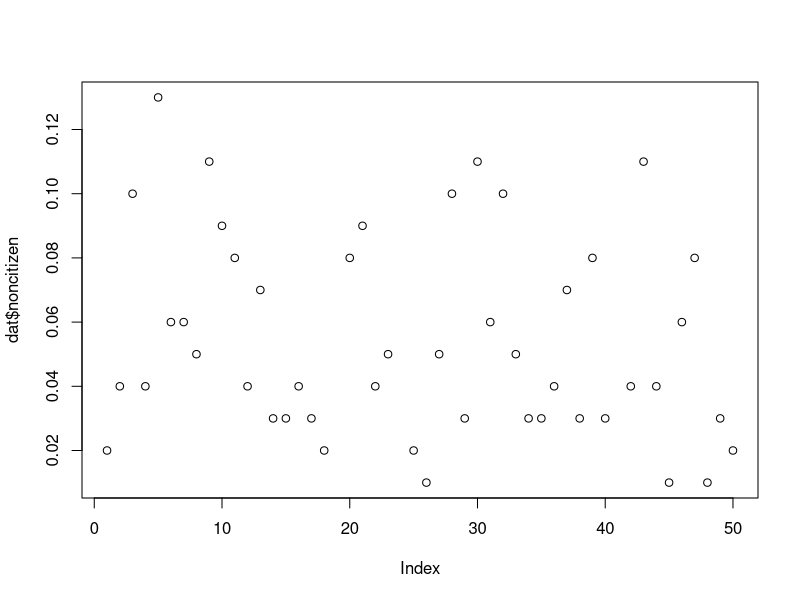
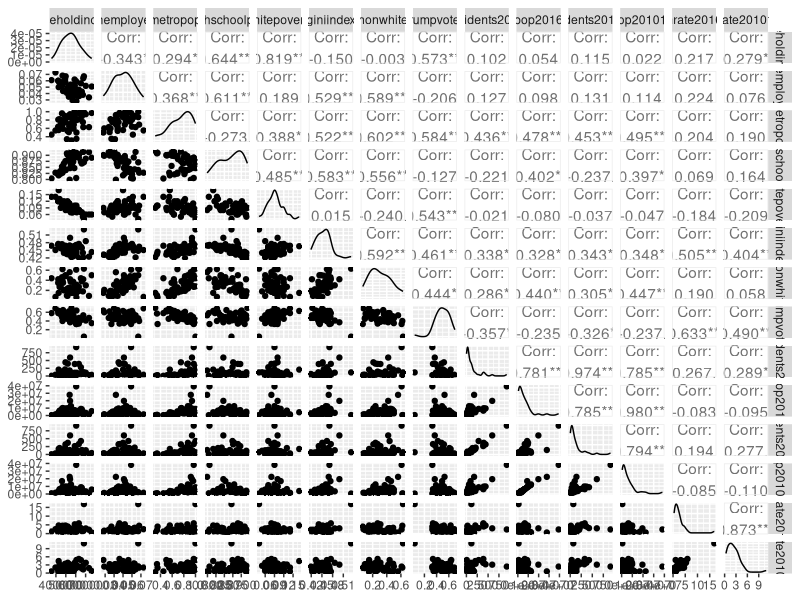
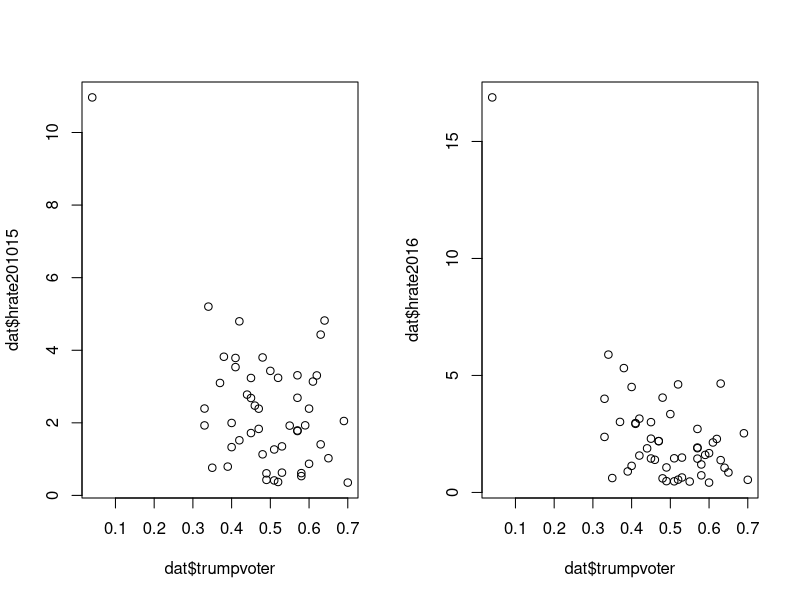
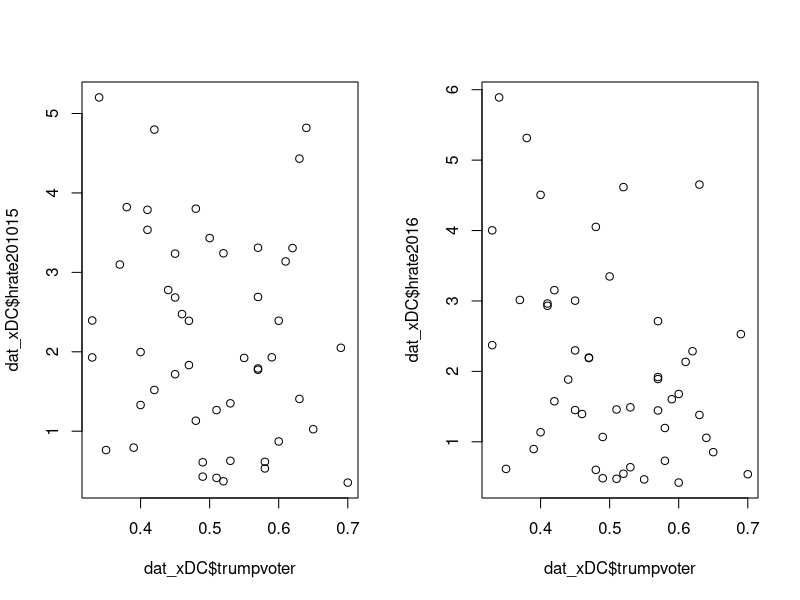
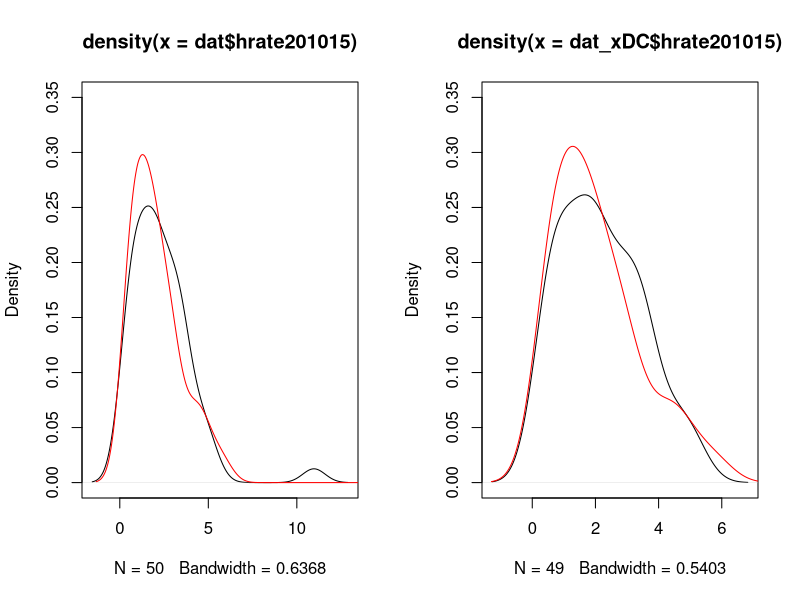
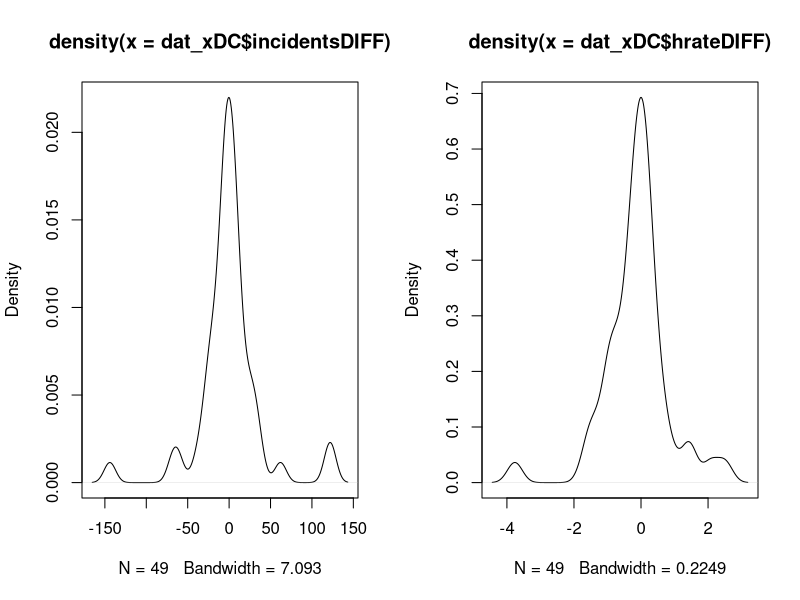
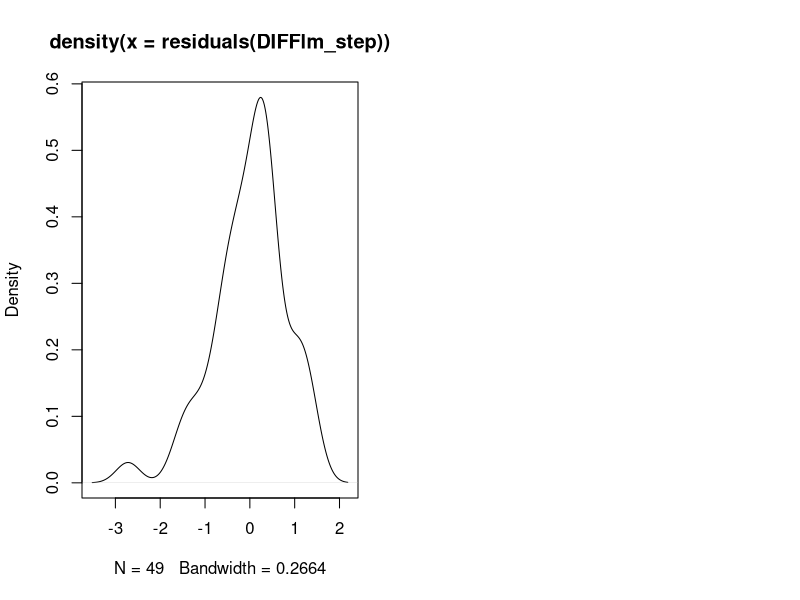
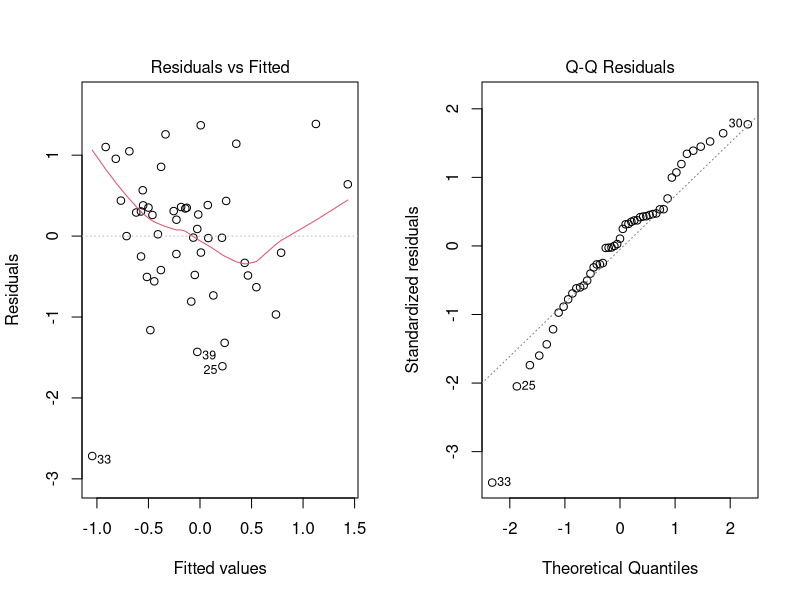

These figures' R source, in order:
## ---- chunk 1
knitr::opts_chunk$set(echo = TRUE)
## ---- chunk 2
# Packages and import data
library(tidyverse)
library(ggpubr)
library(GGally)
library(ggplot2)
dat <- read.csv("CW1_data.csv", header=T)
dat <- as.tibble(dat)

# First column the same as the second so remove it
dat <- dat[-1]
## ---- chunk 3
summary(dat)
## ---- chunk 4
plot(dat$noncitizen)
## ---- chunk 5
vars <- colnames(dat)[-6]
vars <- vars[-1]
round(cor(dat[, vars]), 2)
## ---- chunk 6
ggpairs(data=dat[,vars])
## ---- chunk 7
par(mfrow=c(1,2))
plot(dat$trumpvoter, dat$hrate201015)
plot(dat$trumpvoter, dat$hrate2016)
## ---- chunk 8
# Filter out District of Columbia
dat_xDC <- dat %>% filter(state!="District of Columbia")
## ---- chunk 9
round(cor(dat_xDC[, vars]), 2)
## ---- chunk 10
par(mfrow=c(1,2))
plot(dat_xDC$trumpvoter, dat_xDC$hrate201015)
plot(dat_xDC$trumpvoter, dat_xDC$hrate2016)
## ---- chunk 11
par(mfrow=c(1,2))
plot(density(dat$hrate201015), ylim=c(0,0.35))
lines(density(dat$hrate2016), col="red")
plot(density(dat_xDC$hrate201015), ylim=c(0,0.35))
lines(density(dat_xDC$hrate2016), col="red")
## ---- chunk 12
# Creating difference variables for investigation
dat_xDC <- mutate(dat_xDC, incidentsDIFF=incidents2016-incidents201015, popDIFF=pop2016-pop201015, hrateDIFF=hrate2016-hrate201015)
## ---- chunk 13
summary(dat_xDC[c(17,18,19)])
par(mfrow=c(1,2))
plot(density(dat_xDC$incidentsDIFF))
plot(density(dat_xDC$hrateDIFF))
## ---- chunk 14
DIFFlm_full <- lm(hrateDIFF ~ householdincome + unemployed + metropop + highschoolpop + whitepoverty + giniindex + nonwhite + trumpvoter, data=dat_xDC)
summary(DIFFlm_full)
## ---- chunk 15
summary(DIFFlm_step <- step(DIFFlm_full, trace=0))
## ---- chunk 16
plot(density(residuals(DIFFlm_step)))

par(mfrow=c(1,2))
plot(DIFFlm_step,c(1,2))

par(mfrow=c(2,2))
plot(dat_xDC$householdincome, residuals(DIFFlm_step))
plot(dat_xDC$metropop, residuals(DIFFlm_step))
plot(dat_xDC$trumpvoter, residuals(DIFFlm_step))
## ---- chunk 17
rateGLM_full <- glm(hrate2016 ~ householdincome + unemployed + metropop + highschoolpop + whitepoverty + giniindex + nonwhite + trumpvoter, data=dat_xDC, family=Gamma(log))
summary(rateGLM_step <- step(rateGLM_full, trace=0))
## ---- chunk 18
plot(density(residuals(rateGLM_step)))

par(mfrow=c(1,2))
plot(rateGLM_step,c(1,2))
## ---- chunk 19
incidentGLM_full <- glm(log(incidents2016) ~ householdincome + unemployed + metropop + highschoolpop + whitepoverty + giniindex + nonwhite + trumpvoter, offset=log(pop2016), data=dat_xDC, family=Gamma(log))
summary(incidentGLM_step <- step(incidentGLM_full, trace=0))
## ---- chunk 20
rateLM_full <- lm(hrate2016 ~ householdincome + unemployed + metropop + highschoolpop + whitepoverty + giniindex + nonwhite + trumpvoter, data=dat_xDC)
summary(rateLM_step <- step(rateLM_full, trace=0))
## ---- chunk 21
plot(density(residuals(rateLM_step)))

par(mfrow=c(1,2))
plot(rateLM_step,c(1,2))

par(mfrow=c(2,2))
plot(dat_xDC$highschoolpop, residuals(rateLM_step))
plot(dat_xDC$whitepoverty, residuals(rateLM_step))
plot(dat_xDC$trumpvoter, residuals(rateLM_step))
## ---- chunk 22
AIC(rateLM_step)
AIC(rateGLM_step)
